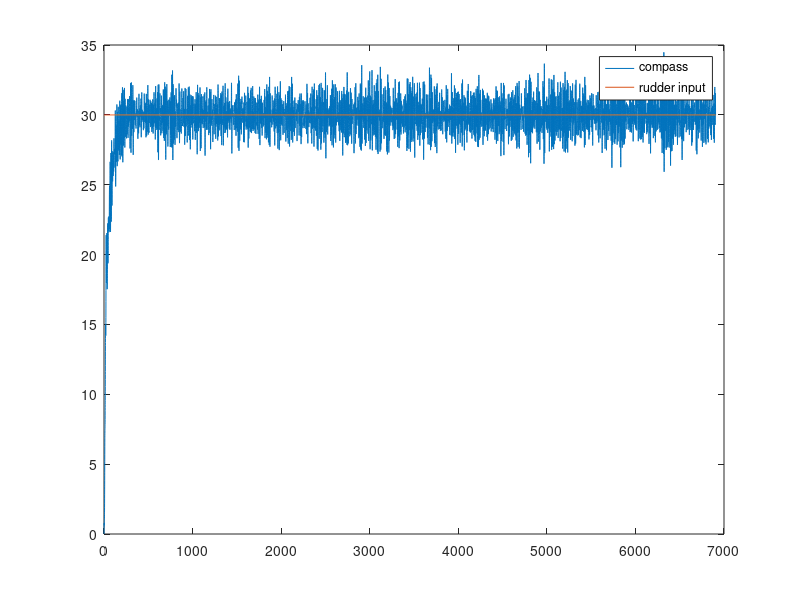

MATLAB code for this plot:
clc;
close all;

figure
load('part1.mat');
plot(part1(1,:),part1(2,:),part1(1,:),part1(5,:));
legend('compass','rudder input'); 


%figure('Name','Bode')
%bode(H_0); grid on; 